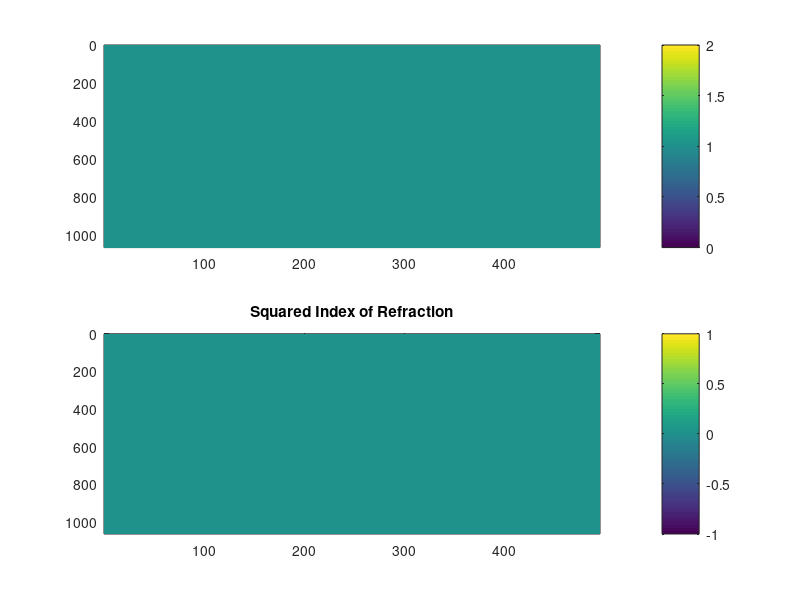
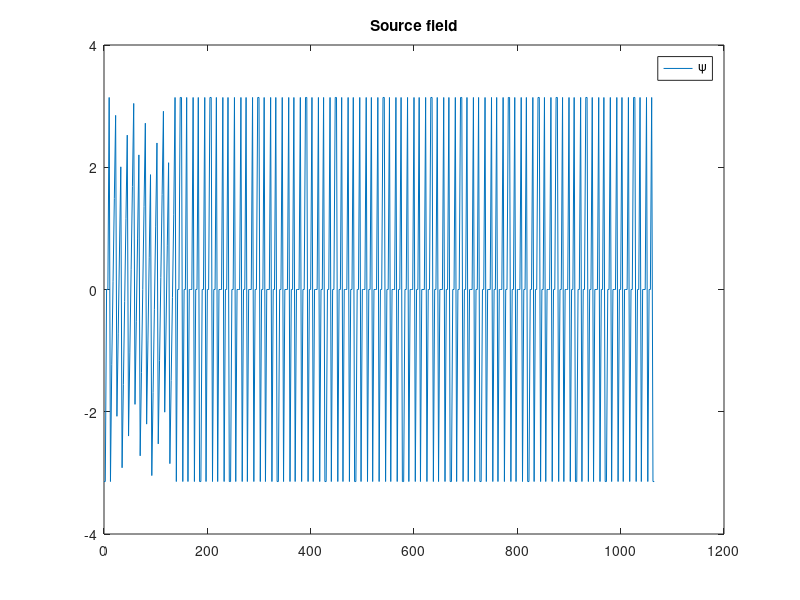
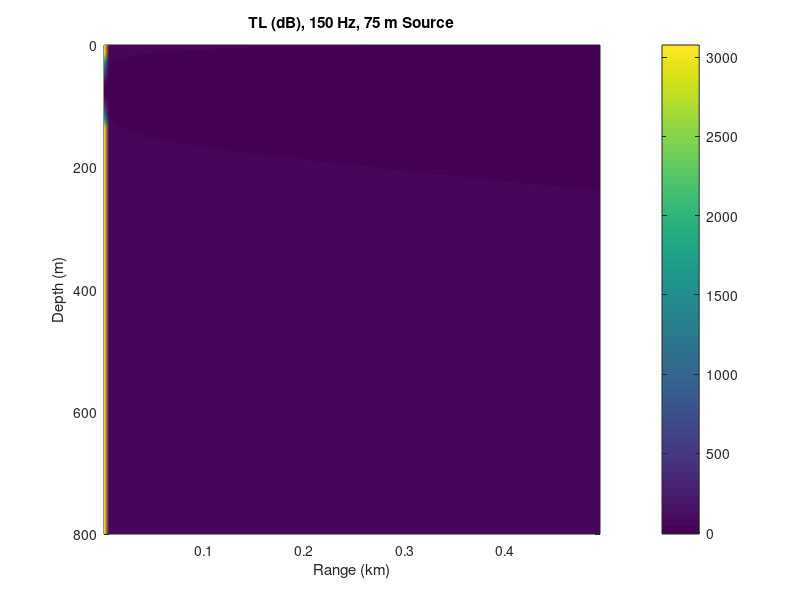
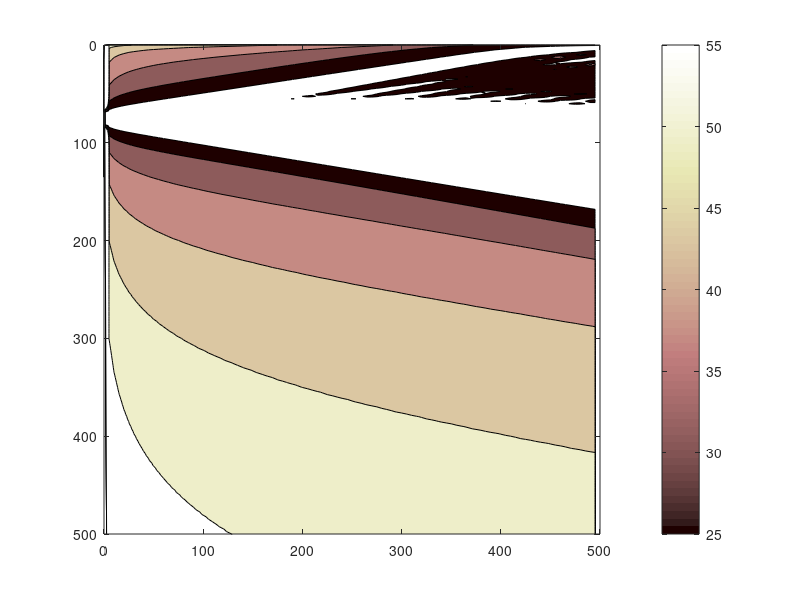

Reproduce these figures in MATLAB, in order.
% PE split-step Lloyd-mirror
% Equations and numerical formulation follow Comp. Ocean Acoustics, ch. 6.
clear all
tic

% The water has parameters:
    c1 =    1500; % m/s
    
% The bottom has parameters:
    c2 =    1800; % m/s
    alpha = 1;    % dB/wavelength
    
% Computational absorption layer:
    alphaAL = 0.01;

% Source parameters
    zs = 75;
    f0 = 150; 
    k0 = 2 * pi * f0 / c1;
    k2 = 2 * pi * f0 / c2;
    lambda0 = c1 / f0; 

% Define zmax of computational domain Eq. (6.214)
 % H is max. depth of physical domain on propg. path 
    H = 800; 
    zmax = 4 * H / 3;
    rmax = 500;
    
% Grid Size (6.216) and (6.219)
    dz = lambda0 / 4;
    dr = 2*dz;
    
%% Density reduced Squared index of refraction. Eq. (6.152).

r = 0.01 : dr : rmax;
z = 0 : dz : zmax;
[R, Z] = meshgrid(r,z);

D0 = 1200;

D = (zmax - H) / 3;       % Thickness of absorption layer (for eq. 6.146)
nsqr = ones(length(z),length(r));   % NOT density-reduced yet! (for eq. 6.158)

%% Make nsqr. Third 'if' accounts for absorption layer below phys. domain
for jj = 1:length(r)
    for ii = 1:length(z)
        if z(ii) <= D0
            nsqr(ii,jj) = 1;
        elseif z(ii) > D0 && z(ii) <= H
            nsqr(ii,jj) = (c1/c2)^2 * (1 + 1j * alpha / 27.29);
        elseif z(ii) > H
            nsqr(ii,jj) = (c1/c2)^2 + 1i * alphaAL * exp(-((z(ii) - zmax)/D)^2);
        else
            error('The nsqr loop should not get here...')
        end
    end
end
%% Plot of n^2 
figure; 
subplot(2,1,1); pcolor(r,z,real(nsqr))
shading interp; grid off; colorbar; set(gca,'Ydir','reverse'); axis tight
subplot(2,1,2); pcolor(r,z,imag(nsqr))
shading interp; grid off; colorbar; set(gca,'Ydir','reverse'); axis tight
title('Squared Index of Refraction')

%% Starting fields - psi(r,z)
psi = ones(length(z), length(r));

% %  % Greene's Source - eq. (6.102)
% psi(:,1) = sqrt(k0) * (1.4467 - 0.4201 .* k0^2 .* (Z(:,1) - zs).^2)...
%         .* exp(-((k0^2 * (Z(:,1) - zs).^2) / 3.0512));

% % Standard Gaussian Source
% psi(:,1) = sqrt(k0) * exp(-0.5 * k0^2 * (Z(:,1) - zs).^2) ... 
%             - sqrt(k0) * exp(-0.5 * k0^2 * (Z(:,1) + zs).^2);
% psi(:,1) = sqrt(k0) * exp(-k0^2 / 2 * (z - zs).^2) ;

% Generalized Gaussian Source
tht1 = pi/4;
tht2 = pi/3;
psi = zeros(length(z), length(r));
psi(:,1) = sqrt(k0) * tan(tht1) * exp(-k0^2/2*(z - zs).^2*tan(tht1)^2) ...
    .* exp(1i * k0 * (z - zs) * sin(tht2));
    
%% Plot source initial field
figure
plot(z,angle(psi(:,1)));
% xlim([0, 150]); 
title('Source field')
legend('\psi', 'rho')

%% Split-step Algorithm

% First apply eq. (6.129)
% N = 2^nextpow2(8 *(zmax/lambda0));
N = length(z);
dkz = 1 / (dz * N);
kz = 0 : dkz : 1 / dz - dkz;
kz = kz.';

step = 0 * psi(:,1);    
stepi = step;   % To be used for real part 
stepr = stepi;  % To be used for imag part 
nR = length(r) - 1;
for jj = 1 : nR
    step = exp(1i * k0 / 2 .* (nsqr(:,jj) - 1) * dr) .* psi(:,jj);
    
    stepr = dst(real(step));
    stepi = dst(imag(step));
           
    step = exp(- 1i * dr / (2 * k0) * kz.^2 ) .* (stepr + 1i * stepi);
    
    stepr = idst(real(step));
    stepi = idst(imag(step));
    
    psi(:,jj+1) =  exp(1i * k0 / 2 .* (nsqr(:,jj) - 1) * dr) .* (stepr + 1i * stepi);

    disp(num2str(nR - jj))
end


%% Save Data to txt Files for Plotting in PyLab
% psiSave = -20 * log10( abs(psi) ./ sqrt(R));
% 
% save('psimat.txt', 'psiSave', '-ascii', '-double')
% save('R.txt', 'R', '-ascii', '-double')
% save('Z.txt', 'Z', '-ascii', '-double')
% psimat = load('psimat.txt');

%% Plot TL
figure; 
pcolor(R*1e-3, Z, -10 * log10( abs(psi) ./ sqrt(R)))
shading interp
grid off
colorbar
axis tight
ylim([0 H])
set(gca,'Ydir','reverse')
% caxis([90 15])

xlabel('Range (km)')
ylabel('Depth (m)')
title(['TL (dB), ',num2str(f0),' Hz, ',num2str(zs),' m Source'])

%% Plot TL Contours
v = [25, 31, 37, 43, 49, 55];
figure; contourf(R, Z, -10 *log10( abs(psi) ./ sqrt(R) ), v)
colorbar
xlim([0 500])
ylim([0 500])
colormap 'pink'
set(gca,'Ydir','reverse')

%% 
toc